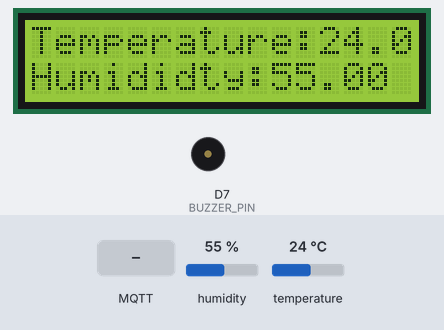
Simulated run of this sketch. Board: ESP8266 (NodeMCU). Shown: 16×2 character LCD, buzzer (waves = sounding, pin HIGH). The inputs (shaded band) are chosen by the test bench; at power-on: humidity 55 %, temperature 24 °C. WiFi joins after 1.5 s; servers stay silent unless stated; random numbers use the default seed unless the sketch sets one; no MQTT or app messages arrive unless stated; what the sketch prints to the serial monitor is not drawn.

Above: at 3.8 s.
3.9 s: MQTT message "1" arrives on the first subscribed topic
At 5.1 s:
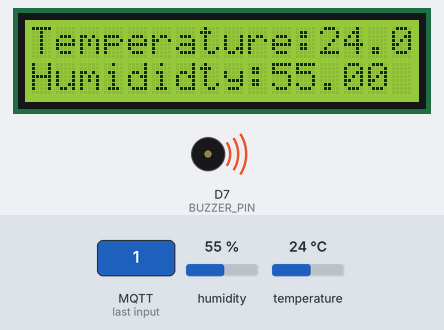
6.2 s: humidity set to 22 %
At 9.5 s:
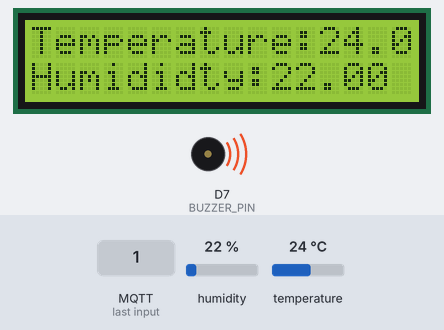
9.8 s: temperature set to 12 °C
At 11.8 s:
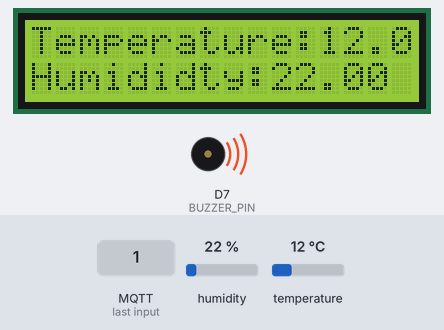
12.3 s: MQTT message "0" arrives on the first subscribed topic
At 13.0 s:
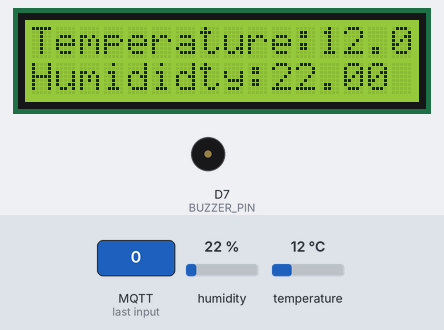
14.2 s: humidity set to 40 %
At 16.2 s:
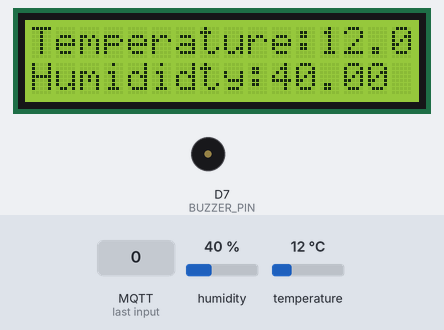
17.4 s: temperature set to 19 °C
At 19.6 s:
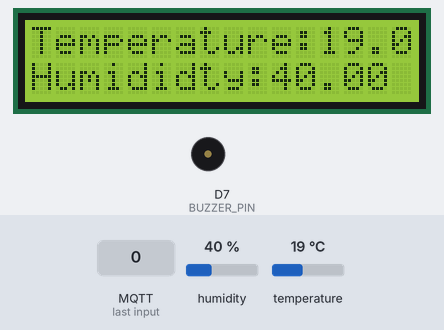
Timing chart, 0 to 21.0 s (numbered marks = the images above; inputs shaded):
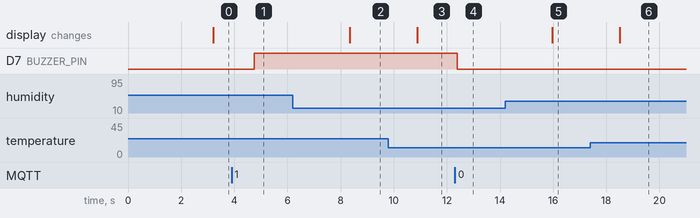

The sketch:

Compustion_Warner.ino
```cpp
#include <DHTesp.h>;
#include <LiquidCrystal_I2C.h>
#include <ESP8266WiFi.h>
#include <PubSubClient.h>

// Define NodeMCU D2 pin  connect to Piezo Buzzer
#define BUZZER_PIN  D7
LiquidCrystal_I2C lcd(0x27, 16, 2);
DHTesp dht;

// Update these with values suitable for your network.
const char* ssid = "FRITZ!Box 7430 DE";
const char* password = "79268819088798207933";
const char* mqtt_server = "broker.mqttdashboard.com";
//const char* mqtt_server = "iot.eclipse.org";

WiFiClient espClient;
PubSubClient client(espClient);
long lastMsg = 0;
char msg[50];
int value = 0;

void setup_wifi() {
   delay(100);
  // We start by connecting to a WiFi network
    Serial.print("Connecting to ");
    Serial.println(ssid);
    WiFi.begin(ssid, password);
    while (WiFi.status() != WL_CONNECTED)
    {
      delay(500);
      Serial.print(".");
    }
  randomSeed(micros());
  Serial.println("");
  Serial.println("WiFi connected");
  Serial.println("IP address: ");
  Serial.println(WiFi.localIP());
}

void callback(char* topic, byte* payload, unsigned int length)
{
  Serial.print("Command from MQTT broker is : [");
  Serial.print(topic);
  int p =(char)payload[0]-'0';
  // if MQTT comes a 0 turn off LED on D7
  if(p==0)
  {
    digitalWrite(BUZZER_PIN, LOW);
    Serial.println(" Turn Off BUZZER! ");
  }
  // if MQTT comes a 1, turn on BUZZER on pin D7
  if(p==1)
  {
    digitalWrite(BUZZER_PIN, HIGH);
    Serial.println(" Turn On BUZZER! ");
  }
  Serial.println();
} //end callback

void reconnect() {
  // Loop until we're reconnected
  while (!client.connected())
  {
    Serial.print("Attempting MQTT connection...");
    // Create a random client ID
    String clientId = "ESP8266Client-";
    clientId += String(random(0xffff), HEX);
    // Attempt to connect
    //if you MQTT broker has clientID,username and password
    //please change following line to    if (client.connect(clientId,userName,passWord))
    if (client.connect(clientId.c_str()))
    {
      Serial.println("connected");
     //once connected to MQTT broker, subscribe command if any
      client.subscribe("OsoyooCommand");
    } else {
      Serial.print("failed, rc=");
      Serial.print(client.state());
      Serial.println(" try again in 5 seconds");
      // Wait 6 seconds before retrying
      delay(6000);
    }
  }
} //end reconnect()

void setup() {

  dht.setup(D4, DHTesp::DHT11);
  lcd.init();
  lcd.backlight();
  lcd.setCursor(0,0);
    delay(500);
    // Main for the buzzer function
    Serial.begin(115200);
  setup_wifi();
  client.setServer(mqtt_server, 1883);

  pinMode(BUZZER_PIN, OUTPUT);
  digitalWrite(BUZZER_PIN, LOW);


}

void loop() {
delay(dht.getMinimumSamplingPeriod());

   String status_String = dht.getStatusString();
   if (status_String == "OK") {

   float humidity = dht.getHumidity();
   float temperature = dht.getTemperature();
lcd.setCursor(0,0);
lcd.print("Temperature:");
lcd.print(temperature);
lcd.setCursor(0,1);
lcd.print("Humididty:");
lcd.print(humidity);
  delay(500);

  delay(dht.getMinimumSamplingPeriod());
   }

   if (!client.connected()) {
    reconnect();
  }
  client.setCallback(callback);
  client.loop();
}
```

Measured:
- after the input at 3.9 s, D7 (BUZZER_PIN): LOW → HIGH after 0.86 s
- after the input at 6.2 s, the display: changes after 2.1 s (image 2)
- after the input at 9.8 s, the display: changes after 1.1 s (image 3)
- after the input at 12.3 s, D7 (BUZZER_PIN): HIGH → LOW after 0.08 s
- after the input at 14.2 s, the display: changes after 1.8 s (image 5)
- after the input at 17.4 s, the display: changes after 1.1 s (image 6)
